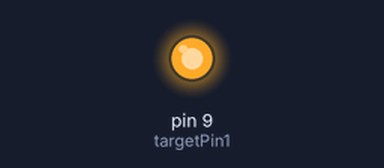
Simulated run of this sketch. Board: Arduino Uno, built with avr-gcc and run on an emulated ATmega328P. Shown: output pins drawn as LEDs (lit = HIGH).

Above: at 0.12 s.
At 0.87 s:
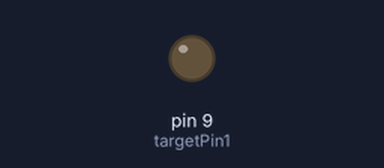
Timing chart, 0 to 19.2 s (numbered marks = the images above):
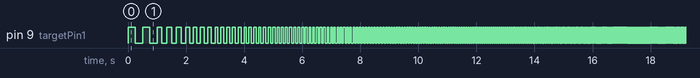

The sketch:

blikani_30Hz_zrychlijici_1s.ino
```cpp
int targetPin1 = 9;

int freq1 = 1;
int freqReset1 = 1;
int freqDelta1 = 1; // zbytecne? mozna XD
int freqMax1 = 30; //Hz

int period = (1000 / freq1); // recalc this

void setup() {
  pinMode(targetPin1, OUTPUT);

  Serial.begin(9600);
}

void loop() {
  blinkRepeatedly(targetPin1, freqMax1);
}

void blinkRepeatedly(int pinID, int repeatTimes) {
  for (int i = 0; i < repeatTimes; i++) {
    freq1 += freqDelta1;

    for (int j = 0; j < freq1; j++) {
      period = (1000 / freq1);
      blink(pinID, period);
    }
  }

  freq1 = freqReset1;
}

void blink(int pinID, int delayTime) {
  digitalWrite(pinID, HIGH);
  delay(delayTime / 2);
  digitalWrite(pinID, LOW);
  delay(delayTime / 2);
}
```

Measured:
- by itself, pin 9 (targetPin1): LOW → HIGH at 0.00 s, → LOW 0.25 s later, → HIGH 0.25 s later, → LOW 0.25 s later, … (4135 changes in this stretch)
- by itself, everything shown: repeats every 29.6 s, in 166 steps
